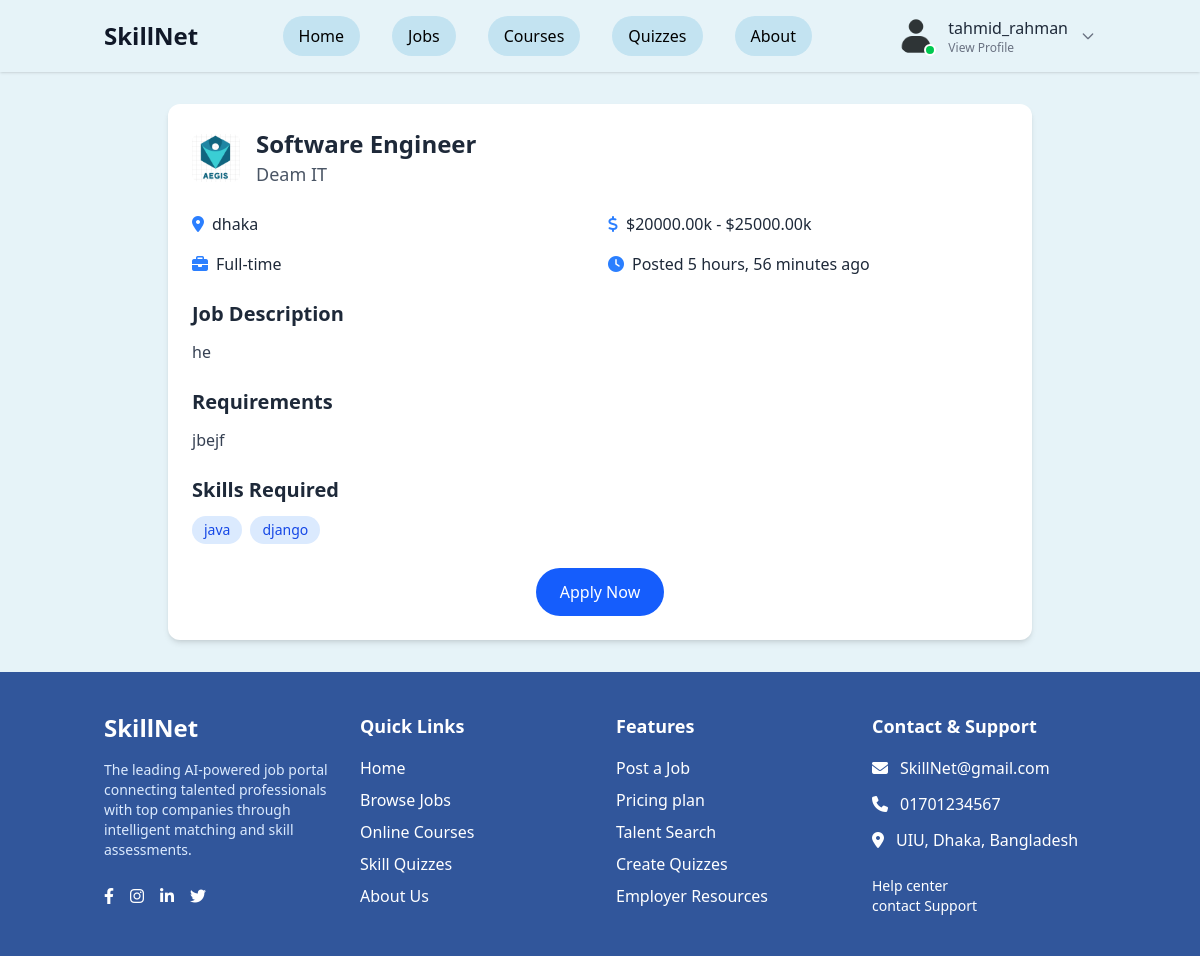
The app's page /jobs/1/ (signed in) with its own data.
### app/models.py (models this page shows, shortened)
class Job(models.Model):
    JOB_TYPES = [
        ('full_time', 'Full-time'),
        ('part_time', 'Part-time'),
        ('contract', 'Contract'),
        ('internship', 'Internship'),
    ]
    EXPERIENCE_LEVELS = [
        ('entry', 'Entry-level'),
        ('mid', 'Mid-level'),
        ('senior', 'Senior'),
        ('top', 'Top-level'),
    ]
    WORK_MODES = [
        ('remote', 'Remote'),
        ('office', 'Office'),
        ('hybrid', 'Hybrid'),
    ]
    title = models.CharField(max_length=200)
    company = models.ForeignKey(Company, on_delete=models.CASCADE)
    location = models.CharField(max_length=100)
    salary_min = models.DecimalField(max_digits=10, decimal_places=2)
    salary_max = models.DecimalField(max_digits=10, decimal_places=2)
    job_type = models.CharField(max_length=20, choices=JOB_TYPES, default='full_time')
    experience_level = models.CharField(max_length=20, choices=EXPERIENCE_LEVELS, default='mid')
    work_mode = models.CharField(max_length=20, choices=WORK_MODES, default='office')
    description = models.TextField()
    requirements = models.TextField()
    skills_required = models.CharField(max_length=500)
    posted_date = models.DateTimeField(auto_now_add=True)
    is_active = models.BooleanField(default=True)
    category = models.CharField(max_length=100, default='General')
    def get_salary_range(self):
        return f"${self.salary_min}k - ${self.salary_max}k"
    def get_skills_list(self):
        return [skill.strip() for skill in self.skills_required.split(',')]

class Company(models.Model):
    name = models.CharField(max_length=200)
    logo = models.ImageField(upload_to='company_logos/', blank=True, null=True)
    description = models.TextField(blank=True)

### app/views.py (the view)
# urls.py: path('jobs/<int:job_id>/', views.job_detail, name='job_detail'),
def job_detail(request, job_id):
    job = get_object_or_404(Job, id=job_id, is_active=True)
    context = {
        'job': job,
    }
    return render(request, 'jobs/job_detail.html', context)

### static/templates/jobs/job_detail.html
{% extends 'base.html' %}
{% block content %}
<div class="container mx-auto px-4 py-8 max-w-4xl">
  <div class="bg-white rounded-xl shadow-md p-6">
    <div class="flex items-center mb-6">
      <img src="{{ job.company.logo.url }}"
              alt="{{ job.company.name }}"
              class="mr-4 rounded-lg h-12 w-12 object-cover overflow-hidden" />
      <div>
        <h1 class="text-2xl font-bold">{{ job.title }}</h1>
        <p class="text-lg text-gray-600">{{ job.company.name }}</p>
      </div>
    </div>
    <div class="grid grid-cols-1 md:grid-cols-2 gap-4 mb-6">
      <div class="flex items-center">
        <i class="fas fa-map-marker-alt text-blue-500 mr-2"></i>
        <span>{{ job.location }}</span>
      </div>
      <div class="flex items-center">
        <i class="fas fa-dollar-sign text-blue-500 mr-2"></i>
        <span>{{ job.get_salary_range }}</span>
      </div>
      <div class="flex items-center">
        <i class="fas fa-briefcase text-blue-500 mr-2"></i>
        <span>{{ job.get_job_type_display }}</span>
      </div>
      <div class="flex items-center">
        <i class="fas fa-clock text-blue-500 mr-2"></i>
        <span>Posted {{ job.posted_date|timesince }} ago</span>
      </div>
    </div>
    <div class="mb-6">
      <h2 class="text-xl font-bold mb-3">Job Description</h2>
      <p class="text-gray-700">{{ job.description }}</p>
    </div>
    <div class="mb-6">
      <h2 class="text-xl font-bold mb-3">Requirements</h2>
      <p class="text-gray-700">{{ job.requirements }}</p>
    </div>
    <div class="mb-6">
      <h2 class="text-xl font-bold mb-3">Skills Required</h2>
      <div class="flex flex-wrap gap-2">
        {% for skill in job.get_skills_list %}
        <span class="bg-blue-100 text-blue-700 px-3 py-1 rounded-full text-sm">{{ skill }}</span>
        {% endfor %}
      </div>
    </div>
    <div class="text-center">
      <button class="px-6 py-3 bg-blue-600 text-white rounded-full hover:bg-blue-700 transition">Apply Now</button>
    </div>
  </div>
</div>
{% endblock %}

### static/templates/nav/nav.html (shortened to what this page needs)
<header class="bg-[#E6F3F8] shadow-sm sticky top-0 z-50">
  <div class="container mx-auto px-4 py-4 flex items-center justify-between">
    <a href="/" class="text-2xl font-bold text-gray-900">SkillNet</a>
    <nav class="hidden md:flex space-x-8">
      <a href="/" class="px-4 py-2 rounded-full bg-[#C3E3F1] text-black hover:bg-blue-100 transition">Home</a>
      <a href="/jobs" class="px-4 py-2 rounded-full bg-[#C3E3F1] text-black hover:bg-blue-100 transition">Jobs</a>
      <a href="/courses" class="px-4 py-2 rounded-full bg-[#C3E3F1] text-black hover:bg-blue-100 transition">Courses</a>
      <a href="/quizzes" class="px-4 py-2 rounded-full bg-[#C3E3F1] text-black hover:bg-blue-100 transition">Quizzes</a>
      <a href="/about" class="px-4 py-2 rounded-full bg-[#C3E3F1] text-black hover:bg-blue-100 transition">About</a>
    </nav>
    <div class="flex items-center space-x-4">
      {% if user.is_authenticated %}
        <div x-data="{ open: false }" class="relative">
          <button @click="open = !open" class="flex items-center space-x-3 focus:outline-none group">
            <div class="relative">
              <img src="{{ user.profile.image.url|default:'/static/images/default-avatar.png' }}"
                   alt="Profile"
                   class="w-10 h-10 rounded-full object-cover border-1 border-transparent group-hover:border-black transition-colors">
              <div class="absolute bottom-0 right-0 w-3 h-3 bg-green-500 rounded-full border-2 border-white"></div>
            </div>
            <div class="hidden md:flex flex-col items-start">
              <span class="font-medium text-gray-800">{{ user.username }}</span>
              <span class="text-xs text-gray-500">View Profile</span>
            </div>
            <svg xmlns="http://www.w3.org/2000/svg"
                 class="h-4 w-4 text-gray-500 transition-transform duration-200"
                 :class="{'rotate-180': open}"
                 fill="none"
                 viewBox="0 0 24 24"
                 stroke="currentColor">
              <path stroke-linecap="round" stroke-linejoin="round" stroke-width="2" d="M19 9l-7 7-7-7" />
            </svg>
          </button>
        </div>
      {% else %}
        <a href="{% url 'login' %}" class="px-5 py-2 rounded-full bg-blue-300 text-blue-800 hover:bg-blue-400 transition font-medium">Sign In</a>
        <a href="{% url 'signup' %}" class="px-5 py-2 rounded-full bg-blue-600 text-white hover:bg-blue-700 transition font-medium">Signup</a>
      {% endif %}
    </div>
  </div>
</header>

### records on screen
Job: company.logo (picture), title "Software Engineer", company.name "Deam IT", location "dhaka", get_salary_range "$20000.00k - $25000.00k", job_type "Full-time", posted_date "5 hours, 56 minutes", description "he", requirements "jbejf"

### other values on screen
{{ user.username }} "tahmid_rahman"
{{ skill }} "java" "django"
